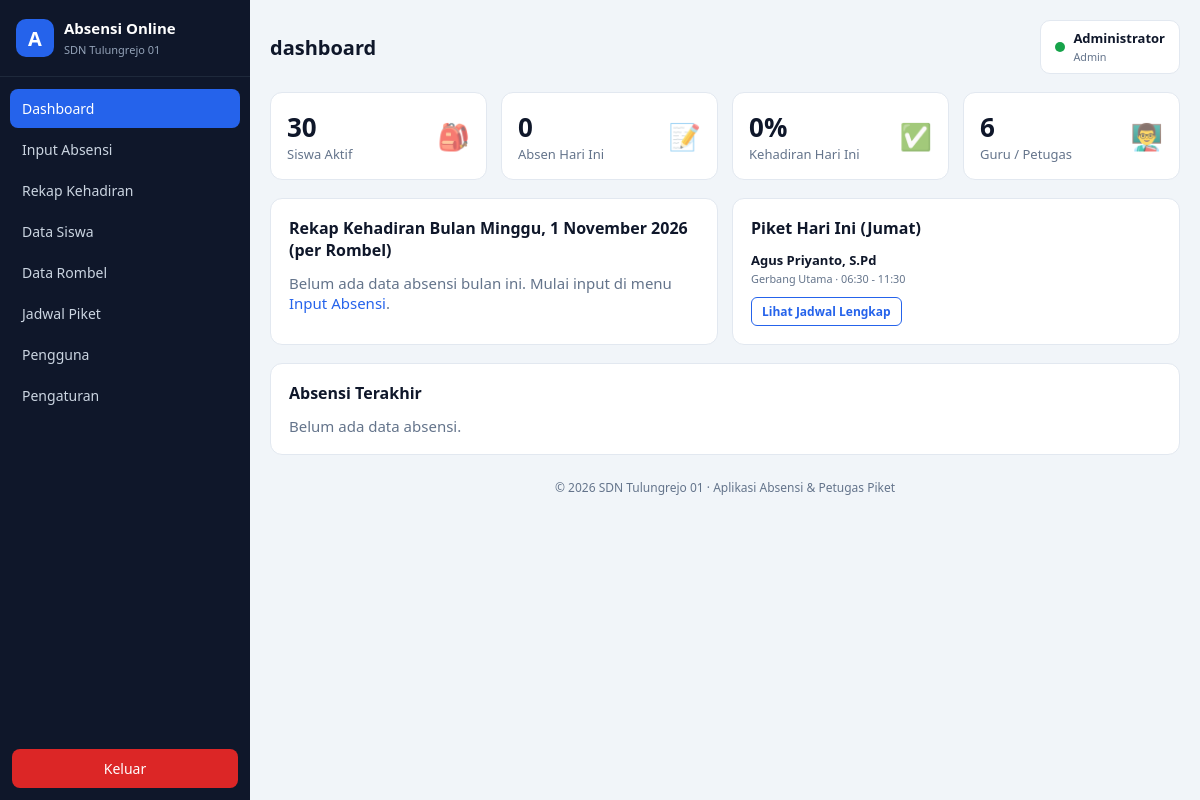
/index.php (signed in), run on the app's committed database.
### tables this page shows
CREATE TABLE `pengaturan` (
  `id`              INT(11) NOT NULL AUTO_INCREMENT,
  `nama_sekolah`    VARCHAR(100) NOT NULL DEFAULT 'SDN Tulungrejo 01',
  `npsn`            VARCHAR(16) DEFAULT NULL,
  `alamat`          VARCHAR(150) DEFAULT NULL,
  `kepala_sekolah`  VARCHAR(100) DEFAULT NULL,
  `tahun_pelajaran` VARCHAR(9)  NOT NULL DEFAULT '2025/2026',
  `semester`        ENUM('Ganjil','Genap') NOT NULL DEFAULT 'Ganjil',
  `logo`            VARCHAR(255) DEFAULT NULL,
  PRIMARY KEY (`id`)
);

CREATE TABLE `piket` (
  `id_piket`   INT(11) NOT NULL AUTO_INCREMENT,
  `hari`       ENUM('Senin','Selasa','Rabu','Kamis','Jumat','Sabtu') NOT NULL,
  `id_user`    INT(11) NOT NULL,
  `pos`        VARCHAR(50) DEFAULT 'Gerbang Utama',
  `jam_masuk`  TIME DEFAULT '06:30:00',
  `jam_pulang` TIME DEFAULT '14:00:00',
  `keterangan` VARCHAR(150) DEFAULT NULL,
  PRIMARY KEY (`id_piket`),
  UNIQUE KEY `uk_piket` (`hari`, `id_user`, `pos`),
  KEY `fk_piket_user` (`id_user`),
  CONSTRAINT `fk_piket_user` FOREIGN KEY (`id_user`)
      REFERENCES `users` (`id_user`) ON UPDATE CASCADE ON DELETE CASCADE
);

CREATE TABLE `users` (
  `id_user`    INT(11) NOT NULL AUTO_INCREMENT,
  `username`   VARCHAR(30) NOT NULL,
  `password`   VARCHAR(255) NOT NULL,
  `nama`       VARCHAR(100) NOT NULL,
  `nip`        VARCHAR(18) DEFAULT NULL,
  `jabatan`    VARCHAR(50) DEFAULT 'Guru',
  `hak_akses`  ENUM('admin','guru') NOT NULL DEFAULT 'guru',
  `foto`       VARCHAR(255) DEFAULT NULL,
  `aktif`      TINYINT(1) NOT NULL DEFAULT 1,
  `created_at` TIMESTAMP NOT NULL DEFAULT CURRENT_TIMESTAMP,
  PRIMARY KEY (`id_user`),
  UNIQUE KEY `uk_username` (`username`)
);

### library/functions.php (called while the page is built, shortened)
<?php
function e($str)
{
    return htmlspecialchars((string)$str, ENT_QUOTES, 'UTF-8');
}
function tanggal_indo($tanggal)
{
    $bulan = [1 => 'Januari', 'Februari', 'Maret', 'April', 'Mei', 'Juni',
              'Juli', 'Agustus', 'September', 'Oktober', 'November', 'Desember'];
    $hari = ['Minggu', 'Senin', 'Selasa', 'Rabu', 'Kamis', 'Jumat', 'Sabtu'];
    $ts = strtotime($tanggal);
    return $hari[date('w', $ts)] . ', ' . date('j', $ts) . ' ' . $bulan[(int)date('n', $ts)] . ' ' . date('Y', $ts);
}
function get_pengaturan($conn)
{
    $r = $conn->query("SELECT * FROM pengaturan ORDER BY id ASC LIMIT 1")->fetch_assoc();
    return $r ?: [];
}
function current_user()
{
    return $_SESSION['user'] ?? null;
}

### index.php (the view, shortened to what this page needs)
<?php
$page = 'dashboard';
require_once __DIR__ . '/library/header.php';
$totalSiswa = (int)$conn->query("SELECT COUNT(*) j FROM siswa WHERE aktif = 1")->fetch_assoc()['j'];
$totalGuru  = (int)$conn->query("SELECT COUNT(*) j FROM users WHERE hak_akses = 'guru' AND aktif = 1")->fetch_assoc()['j'];
$hariIni    = date('Y-m-d');
$absenHariIni = (int)$conn->query(
    "SELECT COUNT(*) j FROM absensi WHERE tgl_absen = '" . $conn->real_escape_string($hariIni) . "'"
)->fetch_assoc()['j'];
$hadirHariIni = (int)$conn->query(
    "SELECT COUNT(*) j FROM absensi WHERE tgl_absen = '" . $conn->real_escape_string($hariIni) . "' AND status = 'H'"
)->fetch_assoc()['j'];
$persenHadir = $absenHariIni > 0 ? round($hadirHariIni / $absenHariIni * 100, 1) : 0;
$bulan = date('Y-m');
$rekapRombel = $conn->query(
    "SELECT r.nama_rombel,
            COUNT(*) AS total,
            SUM(CASE WHEN a.status='H' THEN 1 ELSE 0 END) AS hadir,
            SUM(CASE WHEN a.status='I' THEN 1 ELSE 0 END) AS izin,
            SUM(CASE WHEN a.status='S' THEN 1 ELSE 0 END) AS sakit,
            SUM(CASE WHEN a.status='A' THEN 1 ELSE 0 END) AS alpa
     FROM absensi a
     JOIN siswa s ON s.nis = a.nis
     JOIN rombel r ON r.id_rombel = s.id_rombel
     WHERE DATE_FORMAT(a.tgl_absen, '%Y-%m') = '" . $conn->real_escape_string($bulan) . "'
     GROUP BY r.id_rombel, r.nama_rombel
     ORDER BY r.tingkat"
)->fetch_all(MYSQLI_ASSOC);
$hariMap = [1 => 'Senin', 2 => 'Selasa', 3 => 'Rabu', 4 => 'Kamis', 5 => 'Jumat', 6 => 'Sabtu'];
$hariIniNama = $hariMap[(int)date('w')] ?? '';
$piketHariIni = [];
if ($hariIniNama) {
    $stmt = $conn->prepare("SELECT p.*, u.nama FROM piket p JOIN users u ON u.id_user = p.id_user WHERE p.hari = ? ORDER BY p.jam_masuk");
    $stmt->bind_param('s', $hariIniNama);
    $stmt->execute();
    $piketHariIni = $stmt->get_result()->fetch_all(MYSQLI_ASSOC);
}
$terakhir = $conn->query(
    "SELECT a.*, s.nama, r.nama_rombel FROM absensi a
     JOIN siswa s ON s.nis = a.nis
     JOIN rombel r ON r.id_rombel = s.id_rombel
     ORDER BY a.id_absen DESC LIMIT 5"
)->fetch_all(MYSQLI_ASSOC);
?>
<div class="grid grid-4" style="margin-bottom:18px">
  <div class="stat">
    <div><div class="num"><?= $totalSiswa ?></div><div class="lbl">Siswa Aktif</div></div>
    <div class="ico">🎒</div>
  </div>
  <div class="stat">
    <div><div class="num"><?= $absenHariIni ?></div><div class="lbl">Absen Hari Ini</div></div>
    <div class="ico">📝</div>
  </div>
  <div class="stat">
    <div><div class="num"><?= $persenHadir ?>%</div><div class="lbl">Kehadiran Hari Ini</div></div>
    <div class="ico">✅</div>
  </div>
  <div class="stat">
    <div><div class="num"><?= $totalGuru ?></div><div class="lbl">Guru / Petugas</div></div>
    <div class="ico">👨‍🏫</div>
  </div>
</div>
<div class="grid grid-2">
  <div class="card">
    <h2>Rekap Kehadiran Bulan <?= tanggal_indo($bulan . '-01') ?> (per Rombel)</h2>
    <?php if (!$rekapRombel): ?>
      <p style="color:var(--muted)">Belum ada data absensi bulan ini. Mulai input di menu <a href="absensi.php">Input Absensi</a>.</p>
    <?php endif; ?>
  </div>
  <div class="card">
    <h2>Piket Hari Ini (<?= e($hariIniNama ?: '-') ?>)</h2>
    <?php if (!$piketHariIni): ?>
      <p style="color:var(--muted)">Tidak ada petugas piket untuk hari ini.</p>
    <?php else: ?>
      <?php foreach ($piketHariIni as $p): ?>
        <div class="bar-row" style="margin-bottom:10px">
          <div style="flex:1">
            <strong><?= e($p['nama']) ?></strong><br>
            <small style="color:var(--muted)"><?= e($p['pos']) ?> &middot; <?= e(substr($p['jam_masuk'], 0, 5)) ?> - <?= e(substr($p['jam_pulang'], 0, 5)) ?></small>
          </div>
        </div>
      <?php endforeach; ?>
    <?php endif; ?>
    <a class="btn btn-outline btn-sm" href="piket/index.php">Lihat Jadwal Lengkap</a>
  </div>
</div>
<div class="card">
  <h2>Absensi Terakhir</h2>
  <?php if (!$terakhir): ?>
    <p style="color:var(--muted)">Belum ada data absensi.</p>
  <?php endif; ?>
</div>
<?php require_once __DIR__ . '/library/footer.php'; ?>

### library/header.php (shortened to what this page needs)
<?php
require_once __DIR__ . '/auth.php';
$user = current_user();
$setting = get_pengaturan($conn);
$page = $page ?? '';
$menu = [
    'dashboard' => ['Dashboard', 'index.php', 'all'],
    'absensi'   => ['Input Absensi', 'absensi.php', 'all'],
    'rekap'     => ['Rekap Kehadiran', 'rekap.php', 'all'],
    'siswa'     => ['Data Siswa', 'siswa.php', 'all'],
    'rombel'    => ['Data Rombel', 'rombel.php', 'admin'],
    'piket'     => ['Jadwal Piket', 'piket/index.php', 'all'],
    'users'     => ['Pengguna', 'users.php', 'admin'],
    'pengaturan'=> ['Pengaturan', 'pengaturan.php', 'admin'],
];
?>
<!DOCTYPE html>
<html lang="id">
<head>
<link rel="stylesheet" href="/app/assets/css/style.css">
</head>
<body>
<div class="layout">
  <aside class="sidebar" id="sidebar">
    <div class="brand">
      <div class="brand-logo">A</div>
      <div>
        <strong>Absensi Online</strong><br>
        <small><?= e($setting['nama_sekolah'] ?? 'SDN Tulungrejo 01') ?></small>
      </div>
    </div>
    <nav class="nav">
      <?php foreach ($menu as $key => $m): ?>
        <a href="<?= e($m[1]) ?>" class="<?= $page === $key ? 'active' : '' ?>"><?= e($m[0]) ?></a>
      <?php endforeach; ?>
    </nav>
    <a class="btn-logout" href="logout.php">Keluar</a>
  </aside>
  <main class="content">
    <header class="topbar">
      <h1><?= e($page ?: 'Dashboard') ?></h1>
      <div class="user-box">
        <span class="dot"></span>
        <div>
          <strong><?= e($user['nama']) ?></strong><br>
          <small><?= e(ucfirst($user['hak_akses'])) ?></small>
        </div>
      </div>
    </header>

### library/footer.php (shortened to what this page needs)
    <footer class="footer">
      &copy; <?= date('Y') ?> <?= e($setting['nama_sekolah'] ?? 'SDN Tulungrejo 01') ?> &middot; Aplikasi Absensi &amp; Petugas Piket
    </footer>
  </main>
</div>
</body>
</html>

### assets/css/style.css (style rules this page uses)
:root { --bg:#f1f5f9; --card:#ffffff; --side:#0f172a; --side2:#1e293b; --primary:#2563eb; --success:#16a34a; --warning:#d97706; --info:#0891b2; --danger:#dc2626; --text:#0f172a; --muted:#64748b; --line:#e2e8f0; }
* { margin:0;padding:0;box-sizing:border-box }
body { font-family:'Segoe UI',system-ui,Arial,sans-serif;background:var(--bg);color:var(--text);font-size:15px }
a { color:var(--primary);text-decoration:none }
.layout { display:flex;min-height:100vh }
.sidebar { width:250px;background:var(--side);color:#cbd5e1;display:flex;flex-direction:column;position:fixed;top:0;bottom:0;left:0;z-index:50 }
.brand { display:flex;gap:10px;align-items:center;padding:18px 16px;border-bottom:1px solid var(--side2);color:#fff }
.brand-logo { width:38px;height:38px;border-radius:10px;background:var(--primary);color:#fff;display:flex;align-items:center;justify-content:center;font-weight:700;font-size:20px }
.brand small { color:#94a3b8;font-size:11px }
.nav { flex:1;padding:12px 10px;display:flex;flex-direction:column;gap:2px;overflow-y:auto }
.nav a { color:#cbd5e1;padding:10px 12px;border-radius:8px;font-size:14px }
.nav a.active { background:var(--primary);color:#fff }
.btn-logout { margin:12px;padding:10px;text-align:center;background:var(--danger);color:#fff;border-radius:8px;font-size:14px }
.content { flex:1;margin-left:250px;padding:20px;min-width:0 }
.topbar { display:flex;align-items:center;gap:14px;margin-bottom:18px }
.topbar h1 { font-size:20px;flex:1 }
.user-box { display:flex;gap:8px;align-items:center;background:var(--card);padding:8px 14px;border-radius:10px;border:1px solid var(--line);font-size:13px }
.user-box small { color:var(--muted) }
.dot { width:10px;height:10px;border-radius:50%;background:var(--success) }
.card { background:var(--card);border:1px solid var(--line);border-radius:12px;padding:18px;margin-bottom:18px }
.card h2 { font-size:16px;margin-bottom:12px }
.grid { display:grid;gap:14px }
.grid-4 { grid-template-columns:repeat(4,1fr) }
.grid-2 { grid-template-columns:repeat(2,1fr) }
.stat { background:var(--card);border:1px solid var(--line);border-radius:12px;padding:16px;display:flex;justify-content:space-between;align-items:center }
.stat .num { font-size:26px;font-weight:700 }
.stat .lbl { color:var(--muted);font-size:13px }
.stat .ico { font-size:26px;opacity:.7 }
.btn { display:inline-block;padding:9px 16px;border-radius:8px;border:none;cursor:pointer;font-size:14px;font-weight:600;background:var(--primary);color:#fff }
.btn-sm { padding:5px 10px;font-size:12px;border-radius:6px }
.btn-outline { background:#fff;color:var(--primary);border:1px solid var(--primary) }
.bar-row { display:flex;align-items:center;gap:10px;margin-bottom:9px;font-size:13px }
.footer { margin-top:24px;color:var(--muted);font-size:12px;text-align:center }

### data on the page
pengaturan: nama_sekolah "SDN Tulungrejo 01"
piket: id_user.nama "Agus Priyanto, S.Pd", pos "Gerbang Utama", jam_masuk "06:30", jam_pulang "11:30"

### other printed values
$m[0] "Dashboard"
$m[0] "Input Absensi"
$m[0] "Rekap Kehadiran"
$m[0] "Data Siswa"
$m[0] "Data Rombel"
$m[0] "Jadwal Piket"
$m[0] "Pengguna"
$m[0] "Pengaturan"
$page ?: 'Dashboard' "dashboard"
$user['nama'] "Administrator"
$user['hak_akses'] "Admin"
$totalSiswa "30"
$absenHariIni "0"
$persenHadir "0"
$totalGuru "6"
